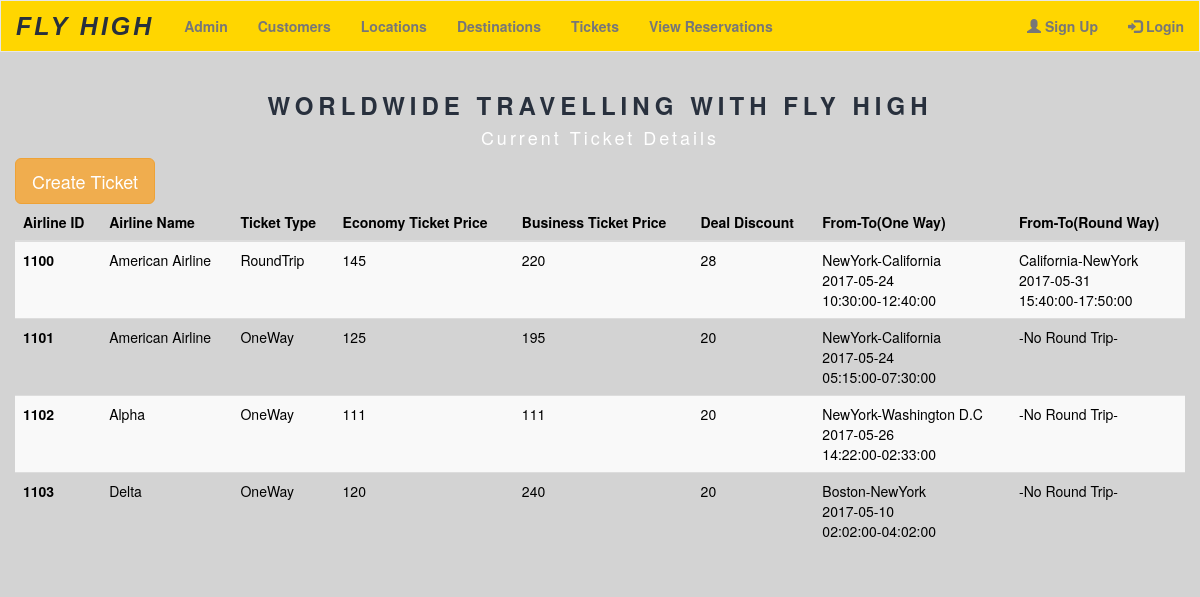
The app's page /admin/setTicket.php with its own data.
### tables this page shows
CREATE TABLE `ticketdetails` (
  `Ticket_ID` int(11) NOT NULL,
  `Airline_Name` varchar(30) NOT NULL,
  `Airline_image` varchar(50) DEFAULT NULL,
  `From_ID` int(11) NOT NULL,
  `To_ID` int(11) NOT NULL,
  `Ticket_Date` date NOT NULL,
  `Return_Date` date DEFAULT NULL,
  `Depart_Time` time NOT NULL,
  `Arrival_Time` time NOT NULL,
  `Return_Depart_Time` time DEFAULT NULL,
  `Return_Arrival_Time` time DEFAULT NULL,
  `Ticket_Type` varchar(11) NOT NULL,
  `Economy_Price` int(11) NOT NULL,
  `Business_Price` int(11) NOT NULL,
  `Discount_Price` int(11) NOT NULL,
  `Total_Seats` int(11) DEFAULT NULL
);

CREATE TABLE `currentloc` (
  `From_ID` int(11) NOT NULL,
  `City_Name` varchar(20) NOT NULL,
  `Airport_Name` varchar(40) DEFAULT NULL
);

CREATE TABLE `destination` (
  `To_ID` int(11) NOT NULL,
  `Dest_City` varchar(30) NOT NULL,
  `Airport_Name` varchar(40) DEFAULT NULL
);

### admin/setTicket.php (the view, shortened to what this page needs)
<?php
require_once('../database.php');
$queryticket = 'SELECT * FROM `ticketdetails` p JOIN currentloc pv ON p.From_ID = pv.From_ID
JOIN destination v ON p.To_ID = v.To_ID';
$statement2 = $db->prepare($queryticket);
$statement2->execute();
$tickets = $statement2->fetchAll();
?>
<!DOCTYPE html>
<html lang="en">
<head>
  <link rel="stylesheet" href="https://maxcdn.bootstrapcdn.com/bootstrap/3.3.7/css/bootstrap.min.css">
  <link rel="stylesheet" type="text/css" href="../css/style1.css" />
</head>
<body>
 <?php
 include("adminheader.php");
?>
<div class="col-sm-12 container-fluid top">
    <br>
        <h3 class="screen-logo">WORLDWIDE TRAVELLING WITH FLY HIGH</h3>
        <H4 class="screen-mission">Current Ticket Details</H4>
        <a href="createTicket.php"><button type="button"  class="btn btn-warning btn-lg">Create Ticket</button></a>
    <br>
</div>
<div class="col-sm-12 container-fluid top">
<table class="table table-striped table-inverse" style="color: black">
  <thead>
    <tr>
      <th>Airline ID</th>
      <th>Airline Name</th>
      <th>Ticket Type</th>
      <th>Economy Ticket Price</th>
      <th>Business Ticket Price</th>
      <th>Deal Discount</th>
      <th>From-To(One Way)</th>
      <th>From-To(Round Way)</th>
    </tr>
  </thead>
  <tbody>
  <?php foreach ($tickets as $loc) : ?>
    <tr>
      <th scope="row"><?php echo $loc['Ticket_ID']; ?></th>
      <td><?php echo ucfirst($loc['Airline_Name']); ?></td>
      <td><?php echo $loc['Ticket_Type']; ?></td>
      <td><?php echo $loc['Economy_Price']; ?></td>
      <td><?php echo $loc['Business_Price']; ?></td>
      <td><?php echo $loc['Discount_Price']; ?></td>
      <td><?php echo $loc['City_Name'].'-'.$loc['Dest_City']; ?><br>
      <?php echo $loc['Ticket_Date'] ?>
      <br><?php echo $loc['Depart_Time'].'-'.$loc['Arrival_Time']; ?></td>
      <td>
      <?php
      if($loc['Ticket_Type']=="RoundTrip")
      {
         echo $loc['Dest_City'].'-'.$loc['City_Name'];?><br><?php echo $loc['Return_Date'] ?><br><?php echo $loc['Return_Depart_Time'].'-'.$loc['Return_Arrival_Time']; ?>
      <?php
      }
      else{
        echo'-No Round Trip-';
      }
      ?>
      </td>
    </tr>
    <?php endforeach; ?>
  </tbody>
</table>
</div>
</body>
</html>

### css/style1.css (style rules this page uses)
.screen-logo { color: #28303d; font-weight: bold; text-align: center; letter-spacing: 5px; }
.screen-mission { color: white; text-align: center; letter-spacing: 3px; }
body { background-color: #D3D3D3; }

### records on screen
ticketdetails: Ticket_ID "1100", Airline_Name "American Airline", Ticket_Type "RoundTrip", Economy_Price "145", Business_Price "220", Discount_Price "28", From_ID.City_Name "NewYork", To_ID.Dest_City "California", Ticket_Date "2017-05-24", Depart_Time "10:30:00", Arrival_Time "12:40:00", Return_Date "2017-05-31", Return_Depart_Time "15:40:00", Return_Arrival_Time "17:50:00"
ticketdetails: Ticket_ID "1101", Airline_Name "American Airline", Ticket_Type "OneWay", Economy_Price "125", Business_Price "195", Discount_Price "20", From_ID.City_Name "NewYork", To_ID.Dest_City "California", Ticket_Date "2017-05-24", Depart_Time "05:15:00", Arrival_Time "07:30:00", shows "-No Round Trip-"
ticketdetails: Ticket_ID "1102", Airline_Name "Alpha", Ticket_Type "OneWay", Economy_Price "111", Business_Price "111", Discount_Price "20", From_ID.City_Name "NewYork", To_ID.Dest_City "Washington D.C", Ticket_Date "2017-05-26", Depart_Time "14:22:00", Arrival_Time "02:33:00", shows "-No Round Trip-"
ticketdetails: Ticket_ID "1103", Airline_Name "Delta", Ticket_Type "OneWay", Economy_Price "120", Business_Price "240", Discount_Price "20", From_ID.City_Name "Boston", To_ID.Dest_City "NewYork", Ticket_Date "2017-05-10", Depart_Time "02:02:00", Arrival_Time "04:02:00", shows "-No Round Trip-"
